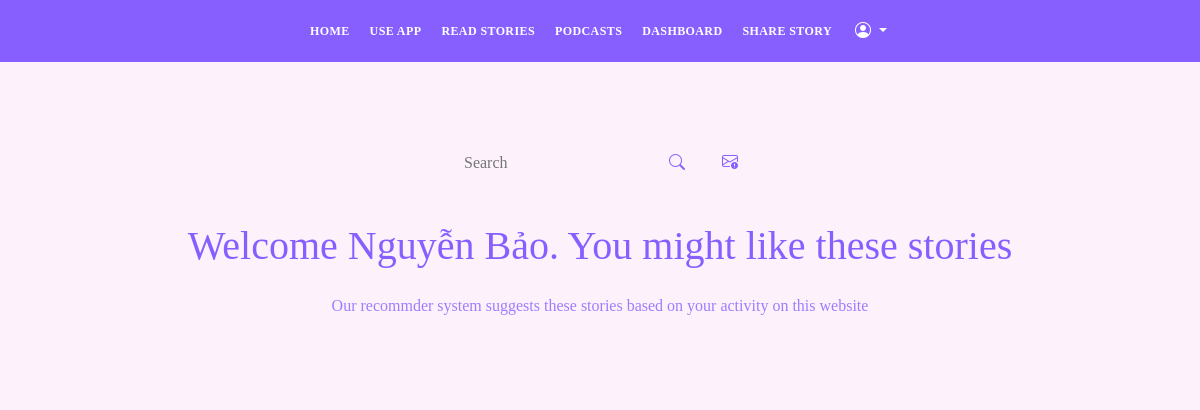
The app's page /recsys (signed in), older data.
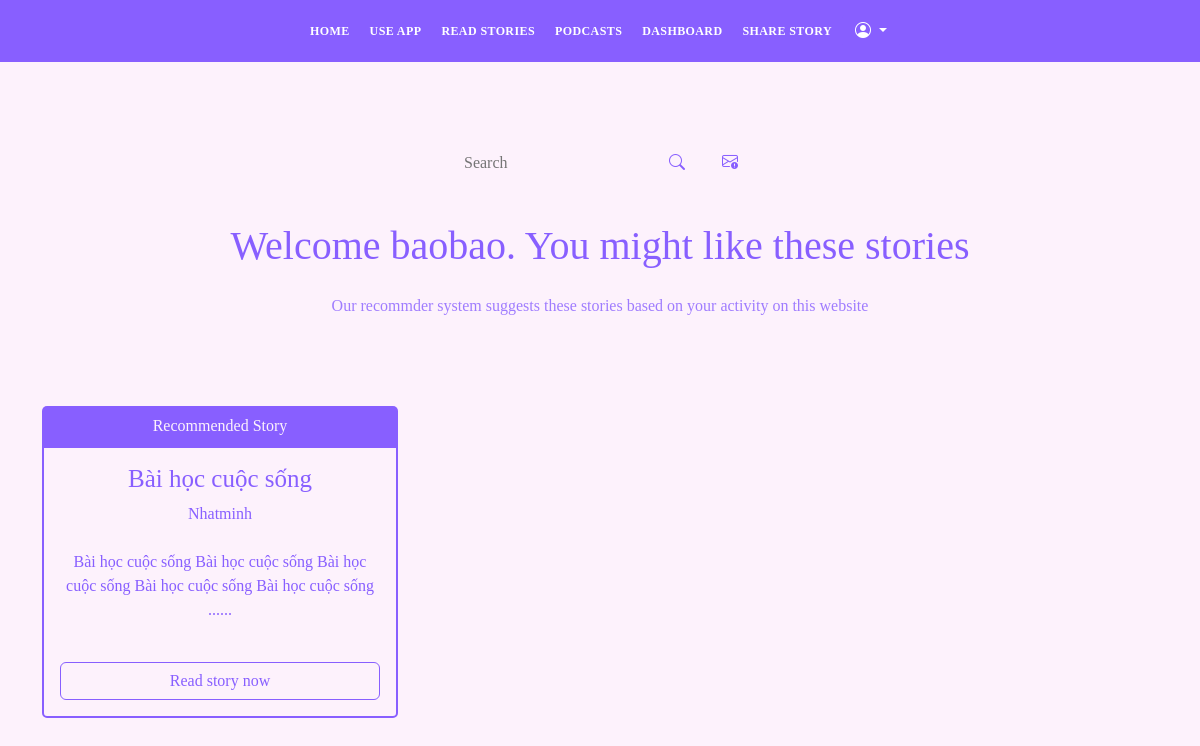
The same page, newer data.
### app.py (models this page shows, shortened)
class Users(db.Model, UserMixin):
    id = db.Column(db.Integer, primary_key=True)
    name = db.Column(db.String(200), nullable=False)
    email =  db.Column(db.String(120), nullable=False, unique=True)
    user_name = db.Column(db.String(120), nullable=False)
    password_hash = db.Column(db.String(200))
    posts = db.relationship('Blogs', backref='poster')
    comments = db.relationship('Comments', backref='commenter')
    reacts = db.relationship('Reactions', backref='reacter')
    bookmarks = db.relationship('BookMarks', backref='bookmarker')
    @property
    def password():
        raise AttributeError('password is not a readable attribute')
    date_added = db.Column(db.DateTime, default=datetime.utcnow)

class Blogs(db.Model):
    id = db.Column(db.Integer, primary_key=True)
    title = db.Column(db.String(255), nullable=False)
    content = db.Column(db.Text, nullable=False)
    date_posted = db.Column(db.DateTime, default=datetime.utcnow)
    blog_commented = db.relationship('Comments', backref='blog_commented')
    blog_reacted = db.relationship('Reactions', backref='blog_reacted')
    tags = db.relationship('Tags', backref='blog_tags')
    blog_bookmarked = db.relationship('BookMarks', backref='blog_bookmarked')
    blog_category = db.relationship('Categories', backref='blog_category')
    poster_id = db.Column(db.Integer, db.ForeignKey('users.id'))

### app.py (the view)
@app.route("/recsys")
def recsys():
    result = recys.compute(current_user_logined_id=current_user.id)
    all_blogs = Blogs.query.order_by(Blogs.date_posted)
    return render_template("recsys.html", result=result, all_blogs=all_blogs)

### form_backup.py
class SearchForm(FlaskForm):
    searched = StringField("Searched", validators=[DataRequired()])
    submit = SubmitField("Search now")

### app.py (called while the page is built)
@app.context_processor
def base():
    form = SearchForm()
    return dict(form=form)

@login_manager.user_loader
def load_user(user_id):
    return Users.query.get(int(user_id))

### recommender_sytem_backup.py (called while the page is built)
  def cosine(self, a, b):
    return a.dot(b) / ((np.linalg.norm(a) * np.linalg.norm(b)) + np.finfo(np.float64).eps)

### templates/recsys.html (shortened to what this page needs)
{% include 'navbar.html' %}
<div id="hero" class="hero route bg-image">
    <div class="hero-content display-table"  style="background-color: var(--bg-color); color: var(--purple-color);">
        <br> <br> <br> <br> <br> <br>
        <div class="container-fluid" style="max-width: 300px;">
            <form method="POST" class="d-flex" role="search" action="{{url_for('search')}}">
                <input class="search-custom" placeholder="Search" name="searched">
                <button class="btn btn-outline-search" type="submit"><i class="bi bi-search"></i></button>
                <a href="{{url_for('recsys')}}" style="margin-top: 6px;" >
                    <i class="bi bi-envelope-exclamation ms-4" style="color: var(--purple-color)"></i>
                </a>
            </form>
        </div>
        <div class="table-cell-3"  style="background-color: var(--bg-color); color: var(--purple-color);">
            <div class="container">
                <h1> Welcome {{current_user.name}}. You might like these stories</h1>
                <p class="opacity-8 mt-4"> Our recommder system suggests these stories based on your activity on this website</p>
                <br>
                <div class="row mt-4">
                    {% for blog_suggested_id in result %}
                        {% for blog in all_blogs %}
                            {% if blog.id == blog_suggested_id %}
                                <div class="col-4 mt-4">
                                    <div class="card">
                                        <div class="card-header card-secondary-color">
                                            Recommended Story
                                        </div>
                                        <div class="card-body card-primary-color">
                                            <h3 class="card-title-blog">{{blog.title}}</h3>
                                            <a href="{{url_for('other_user_blogs', id=blog.poster.id)}}"><p class="card-text">{{blog.poster.user_name}}</p></a>
                                            <p class="card-text mt-4">{{blog.content[:150]}}......</p>
                                            <br>
                                            <div class="d-grid gap-2">
                                                <a href="{{url_for('blog', id=blog.id)}}" class="btn btn-outline-primary">Read story now</a>
                                            </div>
                                        </div>
                                    </div>
                                </div>
                            {% endif %}
                        {% endfor %}
                    {% endfor %}
                </div>
            </div>
        </div>
    </div>

Row changes from the older to the newer data that the page shows:
changed Users: name "Nguyễn Bảo" → "baobao"
added Blogs: title "Bài học cuộc sống", poster.user_name "Nhatminh", content "Bài học cuộc sống Bài học cuộc sống Bài học cuộc sống Bài học cuộc sống Bài học cuộc sống"
